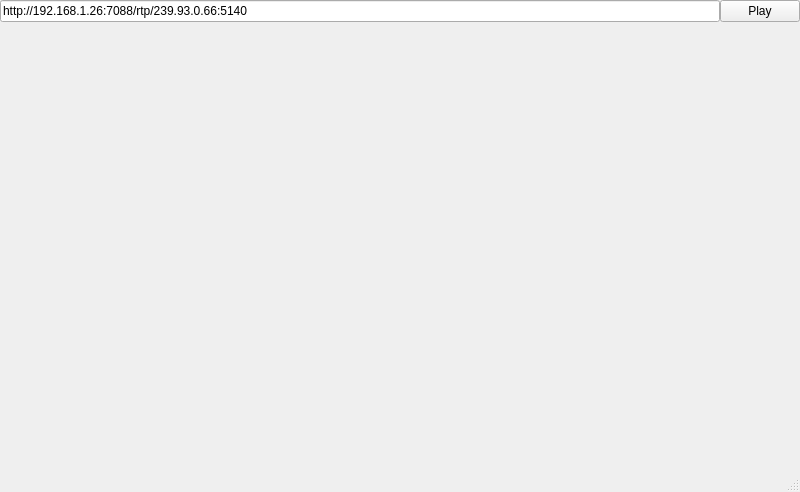
<?xml version="1.0" encoding="UTF-8"?>
<ui version="4.0">
 <class>MainWindow</class>
 <widget class="QMainWindow" name="MainWindow">
  <property name="geometry">
   <rect>
    <x>0</x>
    <y>0</y>
    <width>800</width>
    <height>492</height>
   </rect>
  </property>
  <property name="windowTitle">
   <string>MPlayer</string>
  </property>
  <widget class="QWidget" name="centralwidget">
   <layout class="QGridLayout" name="layoutGWidget">
    <property name="leftMargin">
     <number>0</number>
    </property>
    <property name="topMargin">
     <number>0</number>
    </property>
    <property name="rightMargin">
     <number>0</number>
    </property>
    <property name="bottomMargin">
     <number>0</number>
    </property>
    <property name="spacing">
     <number>0</number>
    </property>
    <item row="0" column="0">
     <widget class="QLineEdit" name="lineUrl">
      <property name="text">
       <string>http://192.168.1.26:7088/rtp/239.93.0.66:5140</string>
      </property>
     </widget>
    </item>
    <item row="0" column="1">
     <widget class="QPushButton" name="btnPS">
      <property name="text">
       <string>Play</string>
      </property>
     </widget>
    </item>
    <item row="1" column="0" colspan="2">
     <widget class="FFmpegWidget" name="widget" native="true"/>
    </item>
   </layout>
  </widget>
  <widget class="QMenuBar" name="menubar">
   <property name="geometry">
    <rect>
     <x>0</x>
     <y>0</y>
     <width>800</width>
     <height>23</height>
    </rect>
   </property>
  </widget>
  <widget class="QStatusBar" name="statusbar"/>
 </widget>
 <customwidgets>
  <customwidget>
   <class>FFmpegWidget</class>
   <extends>QWidget</extends>
   <header>ffmpegvideo.h</header>
   <container>1</container>
  </customwidget>
 </customwidgets>
 <resources/>
 <connections/>
</ui>
